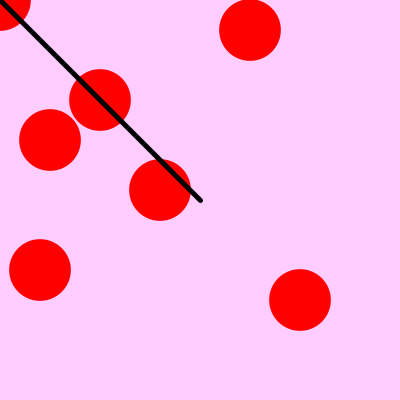
Frame 1 (no input)
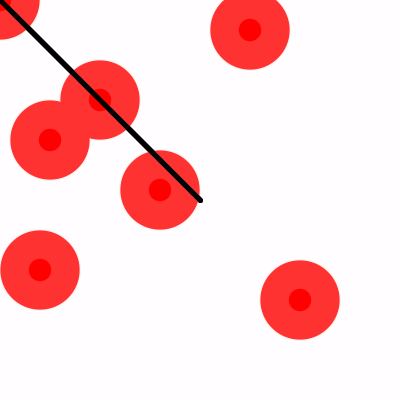
Frame 60 (the mouse pressed at the canvas centre just before this capture)
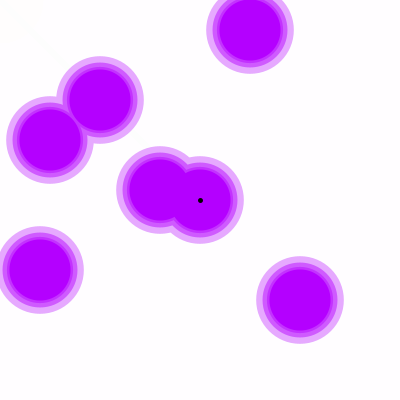
Frame 120 (the mouse held since frame 60 and released just before this capture)

The Processing sketch that drew these frames (run headless with seeded random() and noise(); from frame 60 on, the mouse is pressed at the canvas centre):

// Processing sketch: processing_60225
// ── processing_60225.pde

void setup(){
  
  
  
  size(400,400);
   background(255,255,255);
 
 
 }

void draw(){
  
float r;
r = random(10,90);
smooth();
noStroke();

    //background(255,0,255);
fill(255,0,255,50);
rectMode(CENTER);
rect(200,200,400,400);
  
noStroke(); 
colorMode(HSB);
fill(mouseX,255,255);
ellipseMode(CENTER);
ellipse(mouseX,mouseY,r,r);

ellipse(100,100,r,r);
ellipse(50,140,r,r);
ellipse(160,190,r,r);
ellipse(40,270,r,r);
ellipse(250,30,r,r);
ellipse(300,300,r,r);

stroke(0);
strokeWeight(5);
line(mouseX,mouseY,200,200);



}
